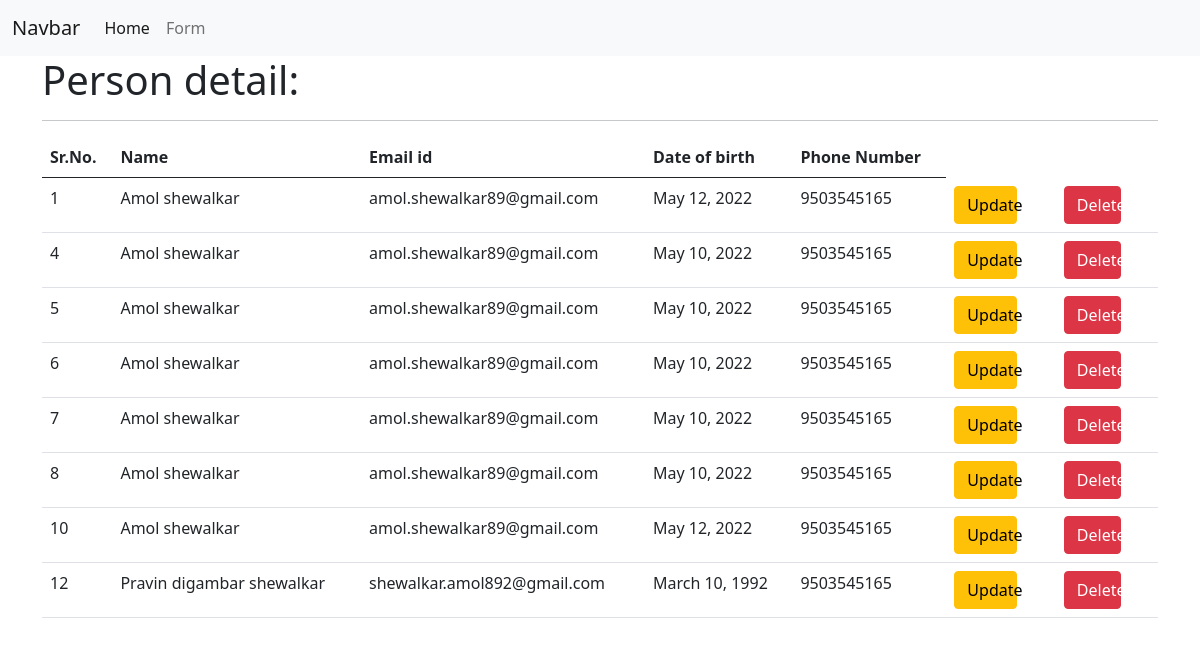
The page /app1/home/ on the database its author committed.
### app1/models.py (models this page shows)
class Person(models.Model):
    name=models.CharField(max_length=50)
    email=models.EmailField()
    DOB=models.DateField()
    phone_number=models.CharField(max_length=12)

### app1/views.py (the view)
# urls.py: path('home/',Home_view,name='home_url'),
def Home_view(request):
    template_name='app1/home.html'
    obj=Person.objects.all()
    logger.info("All records are feteched and displayed on home page")
    context={'object':obj}
    return render(request,template_name,context)

### Templates/app1/home.html (shortened to what this page needs)
{% extends 'base.html' %}
{% block title %}
    <link href="https://cdn.jsdelivr.net/npm/bootstrap@5.0.2/dist/css/bootstrap.min.css" rel="stylesheet">
{% endblock %}
{% block content %}
    <div class='container'>
        <h1>Person detail:</h1><hr>
        <table class='table'>
            <thead>
                <tr>
                    <th>Sr.No.</th>
                    <th>Name</th>
                    <th>Email id</th>
                    <th>Date of birth</th>
                    <th>Phone Number</th>
                </tr>
            </thead>
            <tbody>
                {% for obj in object %}
                    <tr>
                        <td>{{obj.id}}</td>
                        <td>{{obj.name}}</td>
                        <td>{{obj.email}}</td>
                        <td>{{obj.DOB}}</td>
                        <td>{{obj.phone_number}}</td>
                        <td><a href="{% url 'update_url' obj.id %}" class='btn btn-warning col-8'>Update</a></td>
                        <td><a href="{% url 'delete_url' obj.id %}" class='btn btn-danger col-8'>Delete</a></td>
                    </tr>
                {% endfor %}
            </tbody>
        </table>
    </div>
{% endblock %}

### Templates/base.html (shortened to what this page needs)
<!DOCTYPE html>
<html lang="en">
<head>
    {% block title %}{% endblock %}
</head>
<body>
    <nav class="navbar navbar-expand-lg navbar-light bg-light">
        <div class="container-fluid">
          <a class="navbar-brand" href="#">Navbar</a>
          <div class="collapse navbar-collapse" id="navbarNavAltMarkup">
            <div class="navbar-nav">
              <a class="nav-link active" aria-current="page" href="{% url 'home_url' %}">Home</a>
              <a class="nav-link" href="{% url 'person_url' %}">Form</a>
            </div>
          </div>
        </div>
      </nav>
    {% block content %}
    {% endblock %}
</body>
</html>

### rows shown on the page
Person: id "1", name "Amol shewalkar", email "amol.shewalkar89@gmail.com", DOB "May 12, 2022", phone_number "9503545165"
Person: id "4", name "Amol shewalkar", email "amol.shewalkar89@gmail.com", DOB "May 10, 2022", phone_number "9503545165"
Person: id "5", name "Amol shewalkar", email "amol.shewalkar89@gmail.com", DOB "May 10, 2022", phone_number "9503545165"
Person: id "6", name "Amol shewalkar", email "amol.shewalkar89@gmail.com", DOB "May 10, 2022", phone_number "9503545165"
Person: id "7", name "Amol shewalkar", email "amol.shewalkar89@gmail.com", DOB "May 10, 2022", phone_number "9503545165"
Person: id "8", name "Amol shewalkar", email "amol.shewalkar89@gmail.com", DOB "May 10, 2022", phone_number "9503545165"
Person: id "10", name "Amol shewalkar", email "amol.shewalkar89@gmail.com", DOB "May 12, 2022", phone_number "9503545165"
Person: id "12", name "Pravin digambar shewalkar", email "shewalkar.amol892@gmail.com", DOB "March 10, 1992", phone_number "9503545165"
